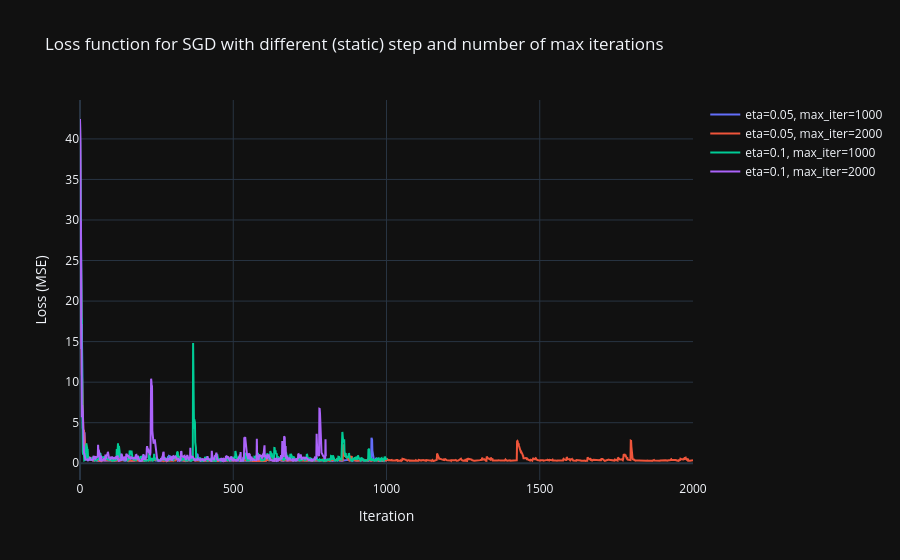

Here is the notebook cell this chart was saved with:
### Code cell
fig = go.Figure()
for i, (eta_i, max_iter_i) in enumerate(product(eta_list, max_iter_list)):
    fig.add_trace(go.Scatter(
        y=loss_list[i], mode="lines", name=f"eta={eta_i}, max_iter={int(max_iter_i)}"
    ))
fig.update_layout(title="Loss function for SGD with different (static) step and number of max iterations", xaxis_title="Iteration", yaxis_title="Loss (MSE)")
fig.show()

### Figure 1 — Plotly figure (JSON) as saved in the notebook; plotly's stock layout.template omitted (floating-point values rounded to 4 significant figures; data arrays with more than 128 entries replaced by an {"elided": "..."} marker saying what was removed)
{"data": [{"mode": "lines", "name": "eta=0.05, max_iter=1000", "y": {"elided": "1001 float values"}, "type": "scatter"}, {"mode": "lines", "name": "eta=0.05, max_iter=2000", "y": {"elided": "2001 float values"}, "type": "scatter"}, {"mode": "lines", "name": "eta=0.1, max_iter=1000", "y": {"elided": "1001 float values"}, "type": "scatter"}, {"mode": "lines", "name": "eta=0.1, max_iter=2000", "y": {"elided": "804 float values"}, "type": "scatter"}], "layout": {"title": {"text": "Loss function for SGD with different (static) step and number of max iterations"}, "xaxis": {"title": {"text": "Iteration"}}, "yaxis": {"title": {"text": "Loss (MSE)"}}}}
